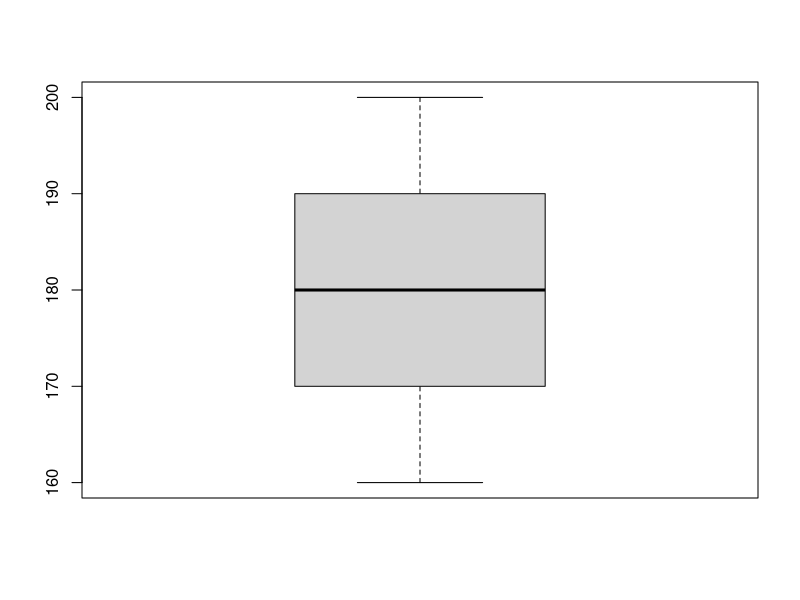
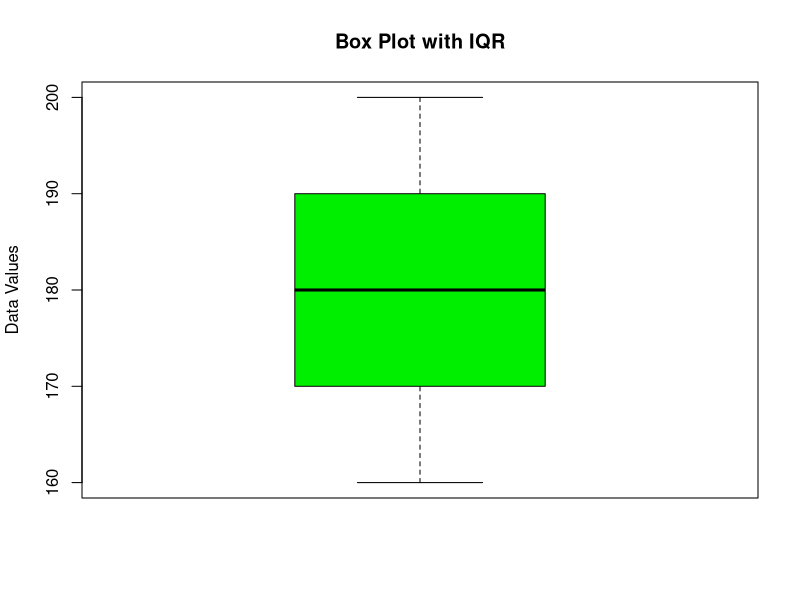
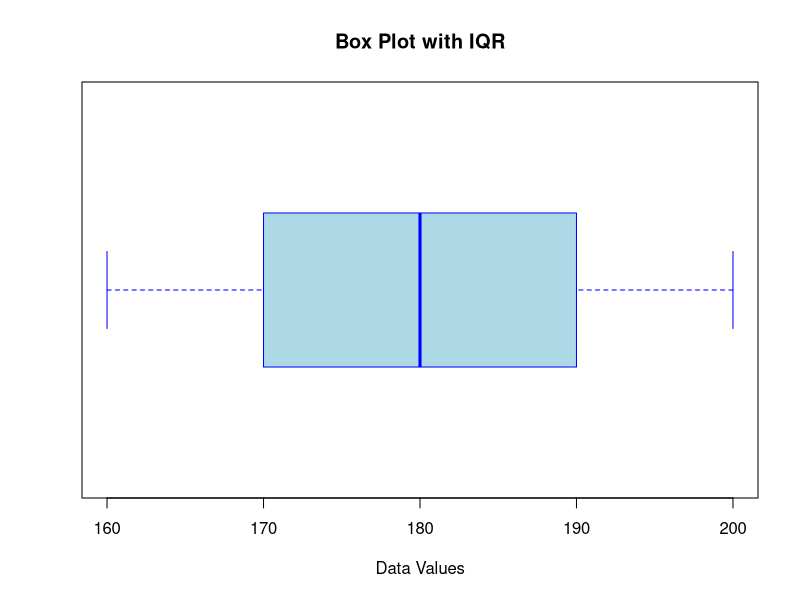

Recreate these plots in R, in order.
# How to make box-and-whisker plot of a data set----

# It is useful for identifying and understanding the 
# variability in a dataset.


# Load your dataset into a variable
x <- c(160, 165, 170, 175, 180, 185, 190, 195, 200)


# Create a box plot with IQR
boxplot(x)

boxplot(x, main = "Box Plot with IQR", 
        ylab = "Data Values", 
        outline = FALSE,       # Remove outliers
        col = "green2",        # Box color
        border = "black")      # Border color

# Create a horizontal box plot
boxplot(x, horizontal = TRUE, main = "Box Plot with IQR", 
        xlab = "Data Values", 
        outline = FALSE,       # Remove outliers
        col = "lightblue",     # Box color
        border = "blue")       # Border color

